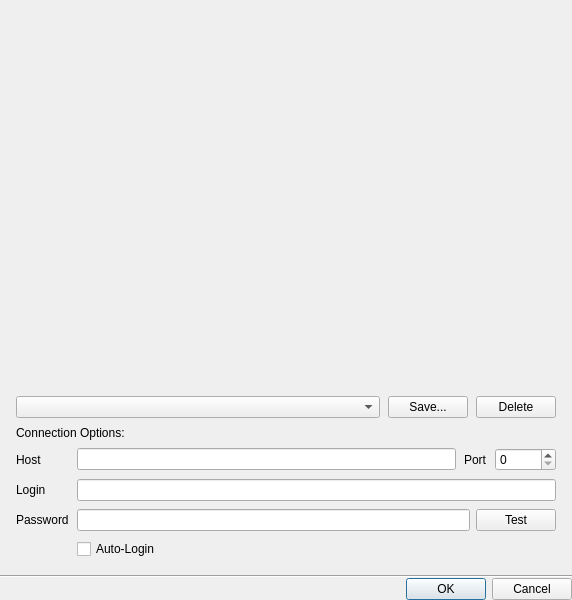
<?xml version="1.0" encoding="UTF-8"?>
<ui version="4.0">
 <class>LoginDialog</class>
 <widget class="QDialog" name="LoginDialog">
  <property name="geometry">
   <rect>
    <x>0</x>
    <y>0</y>
    <width>572</width>
    <height>600</height>
   </rect>
  </property>
  <layout class="QVBoxLayout" name="verticalLayout_4" stretch="1,0,0,0">
   <property name="spacing">
    <number>0</number>
   </property>
   <property name="leftMargin">
    <number>0</number>
   </property>
   <property name="topMargin">
    <number>0</number>
   </property>
   <property name="rightMargin">
    <number>0</number>
   </property>
   <property name="bottomMargin">
    <number>0</number>
   </property>
   <item>
    <widget class="QWidget" name="videoSpacer" native="true"/>
   </item>
   <item>
    <layout class="QVBoxLayout" name="verticalLayout">
     <property name="spacing">
      <number>8</number>
     </property>
     <property name="leftMargin">
      <number>16</number>
     </property>
     <property name="topMargin">
      <number>16</number>
     </property>
     <property name="rightMargin">
      <number>16</number>
     </property>
     <property name="bottomMargin">
      <number>16</number>
     </property>
     <item>
      <layout class="QHBoxLayout" name="horizontalLayout_4" stretch="1,0,0">
       <item>
        <widget class="QnTreeComboBox" name="connectionsComboBox">
         <property name="contextMenuPolicy">
          <enum>Qt::NoContextMenu</enum>
         </property>
         <property name="editable">
          <bool>false</bool>
         </property>
        </widget>
       </item>
       <item>
        <widget class="QPushButton" name="saveButton">
         <property name="text">
          <string>Save...</string>
         </property>
        </widget>
       </item>
       <item>
        <widget class="QPushButton" name="deleteButton">
         <property name="text">
          <string>Delete</string>
         </property>
        </widget>
       </item>
      </layout>
     </item>
     <item>
      <widget class="QLabel" name="storedConnectionsLabel">
       <property name="text">
        <string>Connection Options:</string>
       </property>
       <property name="buddy">
        <cstring>connectionsComboBox</cstring>
       </property>
      </widget>
     </item>
     <item>
      <layout class="QFormLayout" name="formLayout">
       <property name="horizontalSpacing">
        <number>8</number>
       </property>
       <property name="verticalSpacing">
        <number>8</number>
       </property>
       <item row="0" column="0">
        <widget class="QLabel" name="hostLabel">
         <property name="text">
          <string>Host</string>
         </property>
         <property name="buddy">
          <cstring>hostnameLineEdit</cstring>
         </property>
        </widget>
       </item>
       <item row="0" column="1">
        <layout class="QHBoxLayout" name="horizontalLayout_3">
         <item>
          <widget class="QLineEdit" name="hostnameLineEdit">
           <property name="sizePolicy">
            <sizepolicy hsizetype="MinimumExpanding" vsizetype="Fixed">
             <horstretch>0</horstretch>
             <verstretch>0</verstretch>
            </sizepolicy>
           </property>
           <property name="contextMenuPolicy">
            <enum>Qt::NoContextMenu</enum>
           </property>
           <property name="maxLength">
            <number>500</number>
           </property>
          </widget>
         </item>
         <item>
          <widget class="QLabel" name="portLabel">
           <property name="text">
            <string>Port</string>
           </property>
           <property name="buddy">
            <cstring>portSpinBox</cstring>
           </property>
          </widget>
         </item>
         <item>
          <widget class="QSpinBox" name="portSpinBox">
           <property name="maximum">
            <number>65535</number>
           </property>
          </widget>
         </item>
        </layout>
       </item>
       <item row="1" column="0">
        <widget class="QLabel" name="loginLabel">
         <property name="text">
          <string>Login</string>
         </property>
         <property name="buddy">
          <cstring>loginLineEdit</cstring>
         </property>
        </widget>
       </item>
       <item row="2" column="0">
        <widget class="QLabel" name="passwordLabel">
         <property name="text">
          <string>Password</string>
         </property>
         <property name="buddy">
          <cstring>passwordLineEdit</cstring>
         </property>
        </widget>
       </item>
       <item row="2" column="1">
        <widget class="QWidget" name="widget" native="true">
         <layout class="QHBoxLayout" name="horizontalLayout">
          <property name="leftMargin">
           <number>0</number>
          </property>
          <property name="topMargin">
           <number>0</number>
          </property>
          <property name="rightMargin">
           <number>0</number>
          </property>
          <property name="bottomMargin">
           <number>0</number>
          </property>
          <item>
           <widget class="QLineEdit" name="passwordLineEdit">
            <property name="sizePolicy">
             <sizepolicy hsizetype="MinimumExpanding" vsizetype="Fixed">
              <horstretch>0</horstretch>
              <verstretch>0</verstretch>
             </sizepolicy>
            </property>
            <property name="contextMenuPolicy">
             <enum>Qt::NoContextMenu</enum>
            </property>
            <property name="text">
             <string/>
            </property>
            <property name="maxLength">
             <number>50</number>
            </property>
            <property name="echoMode">
             <enum>QLineEdit::Password</enum>
            </property>
           </widget>
          </item>
          <item>
           <widget class="QPushButton" name="testButton">
            <property name="sizePolicy">
             <sizepolicy hsizetype="Fixed" vsizetype="Fixed">
              <horstretch>0</horstretch>
              <verstretch>0</verstretch>
             </sizepolicy>
            </property>
            <property name="text">
             <string>Test</string>
            </property>
           </widget>
          </item>
         </layout>
        </widget>
       </item>
       <item row="3" column="1">
        <widget class="QCheckBox" name="autoLoginCheckBox">
         <property name="text">
          <string>Auto-Login</string>
         </property>
         <property name="checked">
          <bool>false</bool>
         </property>
        </widget>
       </item>
       <item row="1" column="1">
        <widget class="QLineEdit" name="loginLineEdit">
         <property name="sizePolicy">
          <sizepolicy hsizetype="MinimumExpanding" vsizetype="Fixed">
           <horstretch>0</horstretch>
           <verstretch>0</verstretch>
          </sizepolicy>
         </property>
         <property name="contextMenuPolicy">
          <enum>Qt::NoContextMenu</enum>
         </property>
         <property name="inputMask">
          <string notr="true"/>
         </property>
         <property name="maxLength">
          <number>50</number>
         </property>
        </widget>
       </item>
      </layout>
     </item>
    </layout>
   </item>
   <item>
    <widget class="Line" name="line">
     <property name="orientation">
      <enum>Qt::Horizontal</enum>
     </property>
    </widget>
   </item>
   <item>
    <widget class="QDialogButtonBox" name="buttonBox">
     <property name="orientation">
      <enum>Qt::Horizontal</enum>
     </property>
     <property name="standardButtons">
      <set>QDialogButtonBox::Cancel|QDialogButtonBox::Ok</set>
     </property>
     <property name="centerButtons">
      <bool>false</bool>
     </property>
    </widget>
   </item>
  </layout>
 </widget>
 <customwidgets>
  <customwidget>
   <class>QnTreeComboBox</class>
   <extends>QComboBox</extends>
   <header location="global">ui/widgets/common/tree_combo_box.h</header>
  </customwidget>
 </customwidgets>
 <tabstops>
  <tabstop>connectionsComboBox</tabstop>
  <tabstop>saveButton</tabstop>
  <tabstop>deleteButton</tabstop>
  <tabstop>hostnameLineEdit</tabstop>
  <tabstop>portSpinBox</tabstop>
  <tabstop>loginLineEdit</tabstop>
  <tabstop>passwordLineEdit</tabstop>
  <tabstop>testButton</tabstop>
 </tabstops>
 <resources/>
 <connections/>
 <slots>
  <slot>testSettings()</slot>
 </slots>
</ui>
